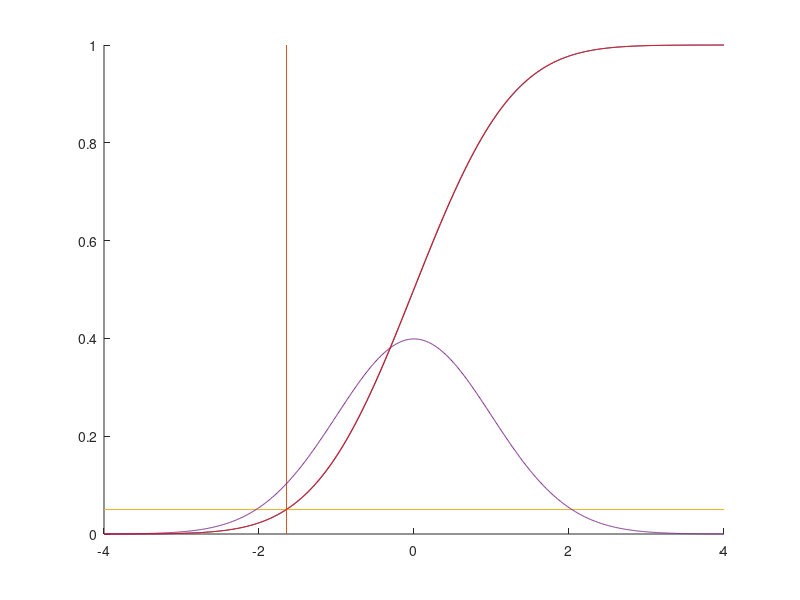

Reproduce this figure in MATLAB.
%% init
clear all;close all;clc

%%
x		= -4:.01:4;
alpha	= .05;
z		= norminv(alpha);


%%% reporting
figure(1)
clf; hold on;

axisy = [min(x) max(x) 0 1];

plot(x,normcdf(x))
plot([z z], [0 1])
plot([-4 4],[alpha alpha])
plot(x,normpdf(x))
plot(x,.01*cumsum(normpdf(x)),'r') % <- numerical approximation

axis(axisy)